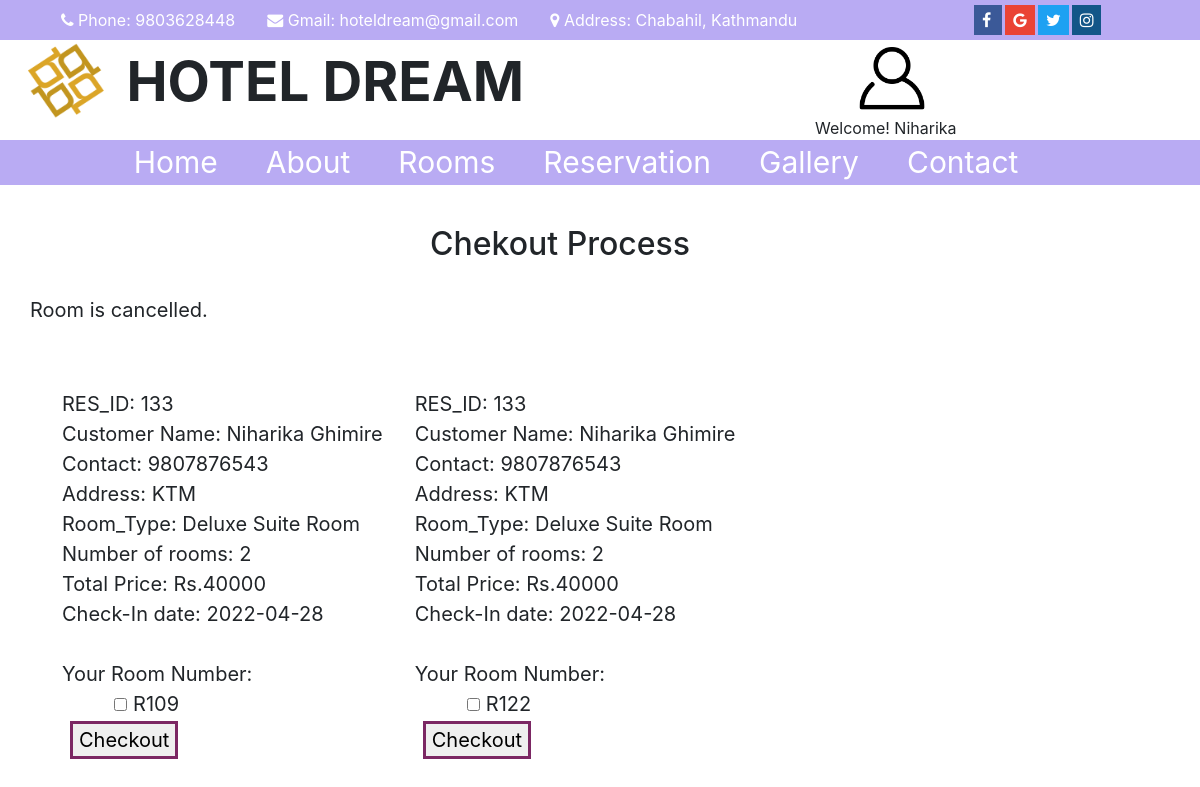
The app's page /checkout.php (signed in) with its own data.
### tables this page shows
CREATE TABLE `cancellations` (
  `CANCEL_ID` int(30) NOT NULL,
  `RESERVATION_ID` int(11) NOT NULL,
  `CANCELLED_DATE` date NOT NULL,
  `PAID_AMOUNT` int(11) NOT NULL
);

CREATE TABLE `reservations` (
  `RES_ID` int(11) NOT NULL,
  `CUSTOMER_ID` int(11) NOT NULL,
  `CONTACT` bigint(10) NOT NULL,
  `ADDRESS` varchar(20) NOT NULL,
  `GENDER` varchar(10) NOT NULL,
  `DOB` date NOT NULL,
  `ROOM_ID` int(11) NOT NULL,
  `NUMBER_OF_ROOMS` int(30) NOT NULL,
  `CHECK_IN` date NOT NULL,
  `PAID_AMOUNT` bigint(20) NOT NULL,
  `TRANSACTION_ID` varchar(50) NOT NULL,
  `RESERVED_DATE` date NOT NULL,
  `STATUS` int(11) NOT NULL COMMENT '1=reserved,\r\n2=cancelled/checked_out'
);

CREATE TABLE `rooms` (
  `ROOM_ID` int(20) NOT NULL,
  `ROOM_TYPE` varchar(30) NOT NULL,
  `PRICE` bigint(20) NOT NULL,
  `TOTAL_ROOM` int(11) NOT NULL,
  `DESCRIPTION` varchar(200) NOT NULL,
  `IMAGE1` varchar(300) NOT NULL,
  `IMAGE2` varchar(300) NOT NULL,
  `reg_date` timestamp NOT NULL DEFAULT current_timestamp() ON UPDATE current_timestamp()
);

### checkout.php (the view, shortened to what this page needs)
<?php include('header.php');?>
<link rel="stylesheet" type="text/css" href="css/info.css">
<div id="sec4">
  <div class="container">
    <div class="row">
      <div class="hotel">
        <h2 class="pay">Chekout Process</h2>
    <?php
        if (isset($_SESSION['user1'])){
          $conn = new mysqli("localhost","root","","hotelsystem");
        $sq="SELECT * FROM reservations WHERE customer_id =
        '".$_SESSION['customerID']."' " ;
        $re= $conn->query($sq);
        if ( $re !== false && $re->num_rows > 0) {
          while($r = $re->fetch_assoc()) {
           $cancel = "SELECT * FROM cancellations WHERE reservation_id =
           '".$_SESSION['id']."'";
        $resultc = $conn->query($cancel);
        if ( $resultc !== false && $resultc->num_rows > 0) {
          while($row4 = $resultc->fetch_assoc()) {
            echo '<div class="room">Room is cancelled.<div>';
              }
           }
         }
       }
       else
      {
        echo '<div class="room">Room is not booked yet.<div>';
      }
        $sql = "SELECT r.res_id, CONCAT(c.firstname,' ',c.lastname) AS name, r.contact,r.address,r.number_of_rooms , r.paid_amount, r.check_in,ro.room_type, ro.price, r.status
          FROM customers c
          INNER JOIN reservations r
          ON c.cus_id = r.customer_id
          INNER JOIN rooms ro
          ON r.room_id = ro.room_id
          WHERE c.username = '".$_SESSION['user1']."' ";
        $result = $conn->query($sql);
        if ($result !== false && $result->num_rows > 0) {
        while($row = $result->fetch_assoc()) {
          if($row['status'] == 1){
            $id = $row['res_id'];
          $q = "SELECT count(reservation_id) as res,no_of_room
            FROM reservations_rooms
            WHERE reservation_id = $id
            GROUP BY reservation_id";
            $t = $conn->query($q);
            if ($t !== false && $t->num_rows > 0) {
            while($row8 = $t->fetch_assoc()) {
               $r = $row8['res'];
              if($row8['no_of_room'] !== $r ){
              $diff = ($row8['no_of_room'] - $r );
              for ($i=1; $i <= $diff; $i++) { ?>
              <div class="data">
              RES_ID: <?php echo $row['res_id']; ?><br>
              Customer Name: <?php echo $row['name'];?><br>
              Contact: <?php echo $row['contact'];?><br>
              Address: <?php echo $row['address'];?><br>
              Room_Type: <?php echo $row['room_type'];?><br>
              Number of rooms: <?php echo $row['number_of_rooms'];?><br>
              <?php
              $price = $row['number_of_rooms'] *  $row['price'];
              ?>
              Total Price: Rs.<?php echo $price?><br>
              Check-In date: <?php echo $row['check_in'];?><br><br>
              <span>Your Room Number:</span>
               <form method="POST" action="checkout.php">
                  <input type="hidden" name="hidden" value="<?php echo $row['res_id']; ?>">
                  <input class="rows" type="checkbox" name="chk[]" value="<?php $a= "R".rand(100,150); echo $a;?>">&nbsp;<?php echo $a;
                  ?>
                  <button name="out">Checkout</button>
                </form>
                   </div>
                <?php
                  }
                }
              }
            }
            else
            {
              for ($i=1; $i <= $row['number_of_rooms']; $i++) { ?>
            <div class="data">
              RES_ID: <?php echo $row['res_id']; ?><br>
              Customer Name: <?php echo $row['name'];?><br>
              Contact: <?php echo $row['contact'];?><br>
              Address: <?php echo $row['address'];?><br>
              Room_Type: <?php echo $row['room_type'];?><br>
              Number of rooms: <?php echo $row['number_of_rooms'];?><br>
              <?php
              $price = $row['number_of_rooms'] *  $row['price'];
              ?>
              Total Price: Rs.<?php echo $price?><br>
              Check-In date: <?php echo $row['check_in'];?><br><br>
              <span>Your Room Number:</span>
              <form method="POST" action="checkout.php">
                  <input class="rows" type="checkbox" name="chk[]" value="<?php $a= "R".rand(100,150); echo $a;?>">&nbsp;<?php echo $a;
                  ?>
                  <button name="out">Checkout</button>
                    </form>
                   </div>
                  <?php
                  }
                 }
                }
              }
            }
          }
            else{
            header("location:login.php");
          }
          ?>
    </div>
   </div>
  </div>
</div>

### css/info.css (style rules this page uses)
.pay { margin-left: 25pc; margin-top: 2pc; }
#sec4 { height:500px; margin-top: 8px; }
.data { margin-left:2pc; margin-top: 4pc; float: left; }
.room { margin-top: 2pc; font-size: 20px; }
button { border: solid #7b2763; align-content: center; font-size: 20px; float: left; margin-left:8px; margin-top: 2pc; }
.rows { margin-left:-4pc; }

### records on screen
reservations: RES_ID "133", name "Niharika Ghimire", CONTACT "9807876543", ADDRESS "KTM", ROOM_ID.ROOM_TYPE "Deluxe Suite Room", NUMBER_OF_ROOMS "2", NUMBER_OF_ROOMS.PRICE "40000", CHECK_IN "2022-04-28", a "R109", a "R122"

### other values on screen
$_SESSION['user1'] "Niharika"
